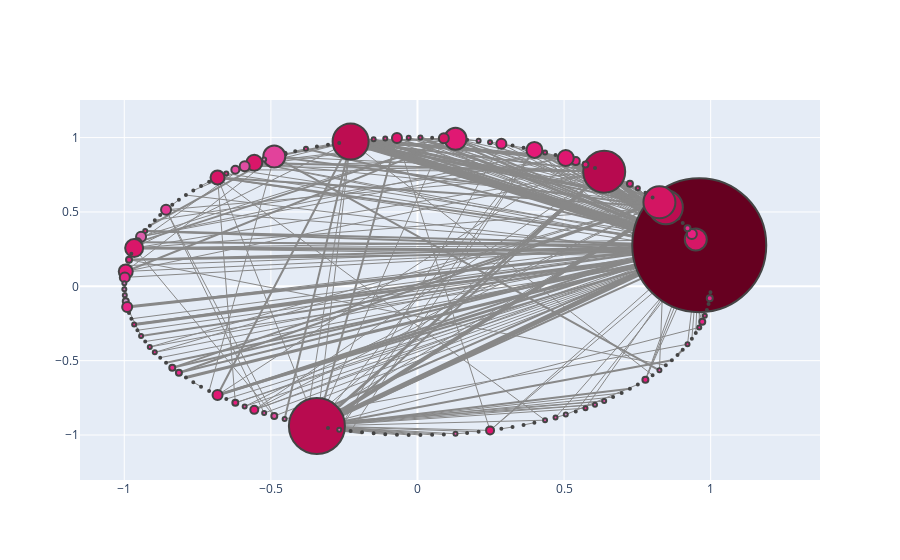

Notebook code cell kept with this figure:
### Code cell
ericGraphSpring = ericGraph.copy()
applyLayout(ericGraphSpring, nx.circular_layout)
configure_plotly_browser_state()
plotNetworkSizeColor(ericGraphSpring)
